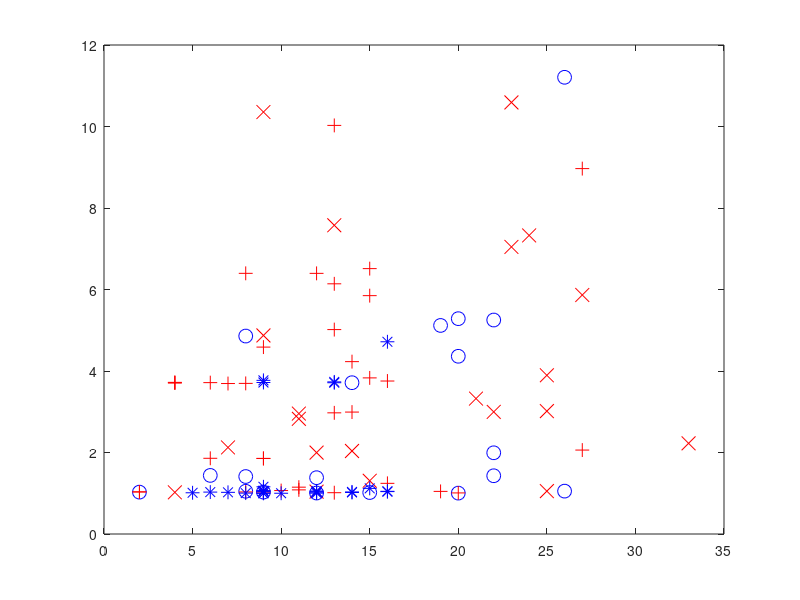

MATLAB code for this plot:
clear; clc

Xsick = [13 14 24 11 33 27 7 25 12 9 21 9 25 12 15 4 23 23 25 22 11]
Ysick = [7.57615 2.03708 7.3271 2.826905 2.225165 5.865285 2.12448 3.01536 1.997175 4.873065 3.32293 10.35505 3.894425 1.039435 1.306695 1.02208 10.590735 7.045 1.05206 2.99661 2.95534];
Xnot = [22 20 20 19 8 6 22 22 12 26 20 8 14 15 12 8 26 9 2]
Ynot = [1.99293 1.003185 5.28422 5.11801 4.85765 1.437865 5.251035 1.42931 1.381935 11.207805 4.361665 1.04938 3.71277 1.01771 1.005735 1.410445 1.052185 1.028565 1.027425];

XT = [11 9 19 8 15 7 27 2 12 8 9 10 11 2 13 6 20 13 4 6 9 16 9 16 15 14 4 13 4 13 13 14 8 15 27];
YT = [1.149295 1.85381 1.045605 6.396665 6.512645 3.69257 2.05978 1.033075 6.39606 1.032215 4.58661 1.066335 1.082885 1.033075 1.01366 3.71483 1.008235 2.973425 3.705755 1.85783 1.854755 1.2433 1.0283 3.75419 5.84935 4.22997 3.721195 6.139705 3.71288 10.026855 5.01647 2.99213 3.69587 3.83097 8.967045];
XF = [9 9 12 9 16 14 14 9 8 9 13 7 15 12 16 12 12 9 13 9 9 5 16 6 10];
YF = [1.15881 1.00002 1.05597 3.77058 1.04734 1.032345 1.018495 1.063245 1.003785 1.051015 3.7327 1.022585 1.11973 1.03798 4.71725 1.02717 1.002275 3.71797 3.71214 1.051425 1.001845 1.01182 1.04002 1.02837 1];


plot(Xsick,Ysick,'rx', 'MarkerSize', 10)
hold on
plot(Xnot,Ynot, 'bo', 'MarkerSize', 10)
plot(XT,YT, 'r+', 'MarkerSize', 10)
plot(XF,YF, 'b*', 'MarkerSize', 10)
hold off